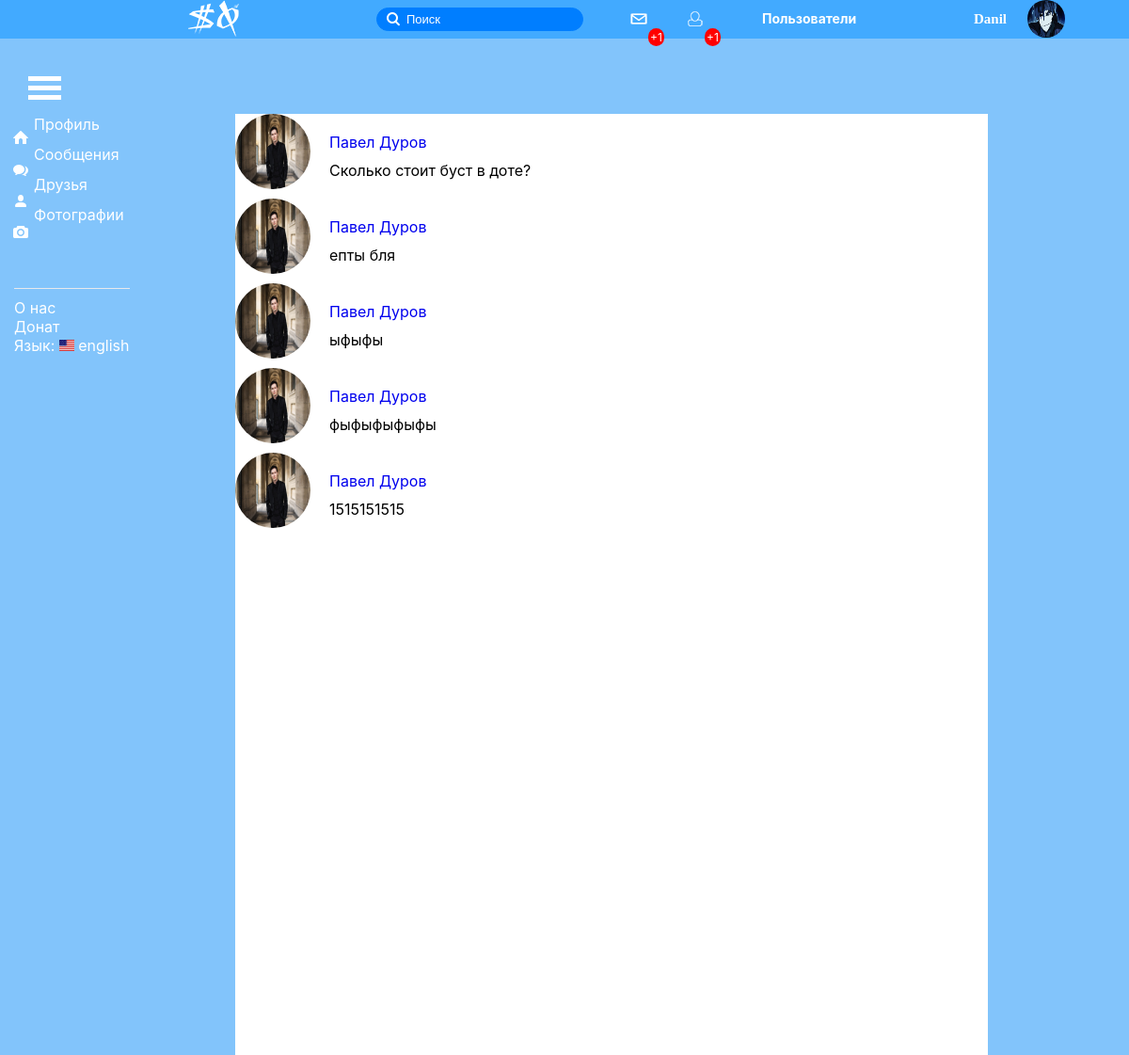
/account/messages.php?id=2 (signed in), run on the app's committed database.
### tables this page shows
CREATE TABLE IF NOT EXISTS `users` (
  `id` int(11) NOT NULL AUTO_INCREMENT,
  `name` varchar(32) NOT NULL,
  `surname` varchar(32) NOT NULL,
  `says` varchar(100) NOT NULL,
  `gender` varchar(32) NOT NULL,
  `email` varchar(32) NOT NULL,
  `code_activation` varchar(32) NOT NULL,
  `email_status` int(1) NOT NULL,
  `support` int(1) NOT NULL,
  `offical` int(11) NOT NULL,
  `password` varchar(32) NOT NULL,
  `b_day` int(11) NOT NULL,
  `b_month` varchar(32) NOT NULL,
  `b_year` int(11) NOT NULL,
  `city` varchar(32) NOT NULL,
  `web-site` text NOT NULL,
  `last_login` varchar(32) NOT NULL,
  `user_ip` varchar(100) NOT NULL,
  `online` int(11) NOT NULL,
  `avatar` text NOT NULL,
  `experience` int(11) NOT NULL,
  `site_lang` int(11) NOT NULL,
  `banned` int(11) NOT NULL,
  PRIMARY KEY (`id`)
);

CREATE TABLE IF NOT EXISTS `messages` (
  `id` int(11) NOT NULL AUTO_INCREMENT,
  `from_who` int(11) NOT NULL,
  `to_who` int(11) NOT NULL,
  `text` text NOT NULL,
  `date` varchar(32) NOT NULL,
  `readed` int(1) NOT NULL,
  PRIMARY KEY (`id`)
);

### account/messages.php (the view, shortened to what this page needs)
<?
    $id=$_GET['id'];
?>
<head>
    <?
      $result = mysql_query("SELECT * FROM `users` WHERE `id` = '".$id."'");
        while($row = mysql_fetch_array($result)) {
        $name=$row['name'];
        $surname=$row['surname'];}
    ?>
    <link rel="stylesheet" type="text/css" href="/css/main.css">
    <link rel="stylesheet" type="text/css" href="/css/messages.css">
    <link rel="stylesheet" type="text/css" href="/css/account.css">
</head>
<?
    $result = mysql_query("SELECT * FROM `users` WHERE `email` = '".$_COOKIE['account']."'");
    while($row = mysql_fetch_array($result)) {
        $support=$row['support'];$ULANG=$row['site_lang'];
    }
?>
<body>
    <?if($id==0){echo "<meta http-equiv='Refresh' content='0; URL=/index.php'>";}else{?>
    <div id="header">
        <div class="header_lg"><a href="/" id="header_lg_a"><div class="header_lg_img"></div></a></div>
        <a href="/account/messages.php"><div class="header_nmsg"><div class="header_nmsg_icon"><font class="nmsg_number">+1</font></div></div></a>
        <a href="/account/friends.php"><div class="header_nfrd"><div class="header_nfrd_icon"><font class="nfrd_number">+1</font></div></div></a>
        <form id="header_search" method="post" action="search.php">
            <input type="text" name="search_input" class="input_search" placeholder="Поиск" onfocus="if(this.placeholder=='Поиск') {this.placeholder='';}" onblur="if(this.value=='') {this.placeholder='Поиск';}">
        </form>
        <?if($support>=1){?><a href="/admin/"><div class="header_admin">Пользователи</div></a><?}?>
        <?if($_COOKIE['account']){?>
        <div class="header_account">
            <?
               $result = mysql_query("SELECT * FROM `users` WHERE `email` = '".$_COOKIE['account']."'");
            while($row = mysql_fetch_array($result)) {$cook_name=$row['name'];$cook_ava=$row['avatar'];}
            ?>
            <div class="photo_user"><p style="font-size:15px;"><b><?echo $cook_name;?></b></p><img src="<?echo $cook_ava;?>" width="40px" height="40px"></div>
        </div><?}?>
    </div>
    <?if(!empty($_COOKIE['account'])){?>
    <div id="slider_menu">
        <div id="mslider">
            <div id="lines"></div>
        </div>
        <ul class="menu_ul_a_li">
            <a href="/acc.php?id=<?echo$id;?>"><li>Профиль <div class="profile_icon"></div></li></a>
            <a href="/account/messages.php?id=<?echo$id;?>"><li>Сообщения <div class="msg_icon"></div></li></a>
            <a href="/account/friends.php?id=<?echo$id;?>"><li>Друзья <div class="friends_icon"></div></li></a>
            <a href="/account/photos.php?id=<?echo$id;?>"><li>Фотографии <div class="photos_icon"></div></li></a>
        </ul>
        <div class="menu_settings">
            <?if($ULANG==1){$language="<img src='/img/flags/1.gif' width='16px' height='12px'> русский";}
                else if($ULANG==2){$language="<img src='/img/flags/2.gif' width='16px' height='12px'> english";}
                else if($ULANG==3){$language="<img src='/img/flags/3.gif' width='16px' height='13px'> 日本語";}
            ?>
            <p><a href="/about.php">О нас</a></p>
            <p><a href="/account/settings.php?id=<?echo$user_id;?>&st=4">Донат</a></p>
            <p>Язык: <?echo$language;?></p>
        </div>
    </div>
    <div id="messages">
        <div class="messages_dialog_left">
               <?
                    $result = mysql_query("SELECT * FROM `messages` WHERE (`from_who` = '".$id."' OR `to_who` = '".$id."')");             while($row = mysql_fetch_array($result)) {
                        $to_who=$row['to_who'];
                        $from_who=$row['from_who'];
                        $text=$row['text'];
                        if(($to_who!='' and $from_who==$id) or (from_who!='' and $to_who==$id)){
                ?>
                <div class="messages_dialog_avatar">
                    <?
                        if($to_who!=$id){$check_online = mysql_query("SELECT avatar FROM users WHERE id='$to_who'");
                           $avatar = mysql_fetch_array($check_online);}
                        else{$check_online = mysql_query("SELECT avatar FROM users WHERE id='$from_who'");
                            $avatar = mysql_fetch_array($check_online);
                        }
                    ?>
                    <a href="/acc.php?id=<?if($to_who!=$id){echo$to_who;}else{echo$from_who;}?>"><img src="<?echo$avatar['avatar'];?>" class="messages_dialog_avatar_img"></a>
                </div>
                <div class="messages_dialog_names">
                    <?
                        if($to_who!=$id){
                        $check_name = mysql_query("SELECT name FROM users WHERE id='$to_who'");
                        $name = mysql_fetch_array($check_name);}
                        else{
                        $check_name = mysql_query("SELECT name FROM users WHERE id='$from_who'");
                        $name = mysql_fetch_array($check_name);}
                        if($to_who!=$id){
                        $check_name = mysql_query("SELECT surname FROM users WHERE id='$to_who'");
                        $sname = mysql_fetch_array($check_name);}
                        else{
                        $check_name = mysql_query("SELECT surname FROM users WHERE id='$from_who'");
                        $sname = mysql_fetch_array($check_name);}
                    ?>
                    <a href="/acc.php?id=<?if($to_who!=$id){echo$to_who;}else{echo$from_who;}?>"><?echo$name['name'];echo' ';echo$sname['surname'];?></a>
                </div>
                <div class="messages_dialog_lastmsg">
                    <?
                        if($to_who==$id and $from_who!=$id){echo$text;}
                        elseif($to_who!=$id and $from_who==$id){echo$text;}
                    ?>
                </div>
            <?}}?>
        </div>
    </div>
</body>
<?}}?>

### css/main.css (style rules this page uses)
* { margin: 0; padding: 0; outline: none; }
body { background: #82c4fb; }
a { text-decoration: none; }
.header_lg_img { width: 54px; height: 39px; background: url(/img/main/logogoog.png) no-repeat; padding-top: 1px; }
#header { background: #42aaff; width: 100%; height: 41px; }
.header_lg { color: #fff; margin-left: 100px; position: absolute; width: 190px; }
#header_lg_a { top: 0px; color: #fff; width: 70px; height: 38px; display: block; position: none; outline: none; margin-left: 100px; width: 190px; }
.input_search { background: url(/img/search_icon1.png) no-repeat #007eff; border-left: 20px solid transparent; background-position: 10px; border: 1px solid #007eff; border-radius: 14px; padding-left: 30px; height: 25px; width: 220px; margin-top: 7.5px; margin-left: 400px; color: #fff; }
.photo_user p { margin-top: 10px; margin-left: 3px; position: absolute; }
.photo_user img { margin-left: 60px; width: 40px; height: 40px; border-radius: 20px; }

### css/messages.css (style rules this page uses)
#messages { background: #fff; width: 800px; height: 1000px; margin-left: 250px; margin-top: 80px; }
.messages_dialog_left { height: 100px; width: 310px; padding-right: 15px; }
.messages_dialog_avatar_img { width: 80px; height: 80px; border-radius: 40px; margin-bottom: 10px; }
.messages_dialog_names { margin-left: 100px; margin-top: -70px; position: absolute; }
.messages_dialog_lastmsg { margin-left: 100px; margin-top: -40px; position: absolute; }

### css/account.css (style rules this page uses)
body { font-family: -apple-system,BlinkMacSystemFont,Roboto,Open Sans,Helvetica Neue,sans-serif; }
li { list-style: none; }
.header_account { font-weight: normal; font-family: Tahoma; cursor: pointer; height: 41px; width: 110px; line-height: 20px; color: #fff; margin-top: -33px; margin-left: 86%; }
#mslider { cursor: pointer; }
#lines { border-bottom: 15px double #fff; border-top: 5px solid #fff; content:""; height: 5px; width:35px; margin-left: 30px; }
.header_admin { font-size: 14px; overflow: hidden; color: #fff; height: 42px; line-height: 42px; font-weight: 700; position: absolute; padding: 0 10px; margin-top: -34px; margin-left: 800px; }
.header_nmsg_icon { background: url(/img/msg_icon.png) no-repeat; height: 20px; width: 20px; margin: 10px; }
.header_nmsg { margin-left: 650px; position: absolute; padding: 0 9px; }
.nmsg_number { color: #fff; position: absolute; margin-left: 20px; margin-top: 20px; background: #ff0000; border-radius: 10px; padding: 2px; font-size: 12px; }
.header_nfrd_icon { background: url(/img/user_icon.png) no-repeat; height: 20px; width: 20px; margin: 10px; }
.header_nfrd { margin-left: 710px; position: absolute; padding: 0 9px; }
.nfrd_number { color: #fff; position: absolute; margin-left: 20px; margin-top: 20px; background: #ff0000; border-radius: 10px; padding: 2px; font-size: 12px; }
#slider_menu { color: #fff; margin-top: 30px; position: absolute; padding-top: 10px; border-radius: 2px; }
#slider_menu ul { position: absolute; margin-top: 10px; margin-left: 30px; }
#slider_menu ul li { list-style: none; padding: 6px; }
#slider_menu ul a li { color: #fff; }
.profile_icon,.friends_icon,.photos_icon,.msg_icon,.audios_icon,.videos_icon { width: 35px; height: 25px; position: absolute; margin-top: -3px; margin-left: -30px; }
.profile_icon { background: url(/img/menu_iicon.png) no-repeat 7px 0; }
.friends_icon { background: url(/img/menu_iicon.png) no-repeat 7px -80px; }
.msg_icon { background: url(/img/menu_iicon.png) no-repeat 7px -25px; }
.photos_icon { background: url(/img/menu_iicon.png) no-repeat 7px -135px; }
.menu_settings { border-top: 1px solid #e7e8ec; padding-top: 10px; margin-top: 200px; margin-left: 15px; }
.menu_settings p a { color: #fff; }

### data on the page
users: name "Danil", avatar (picture)
messages: users.avatar (picture), users.name "Павел", users.surname "Дуров", text "Сколько стоит буст в доте?"
messages: users.avatar (picture), users.name "Павел", users.surname "Дуров", text "епты бля"
messages: users.avatar (picture), users.name "Павел", users.surname "Дуров", text "ыфыфы"
messages: users.avatar (picture), users.name "Павел", users.surname "Дуров", text "фыфыфыфыфы"
messages: users.avatar (picture), users.name "Павел", users.surname "Дуров", text "1515151515"
